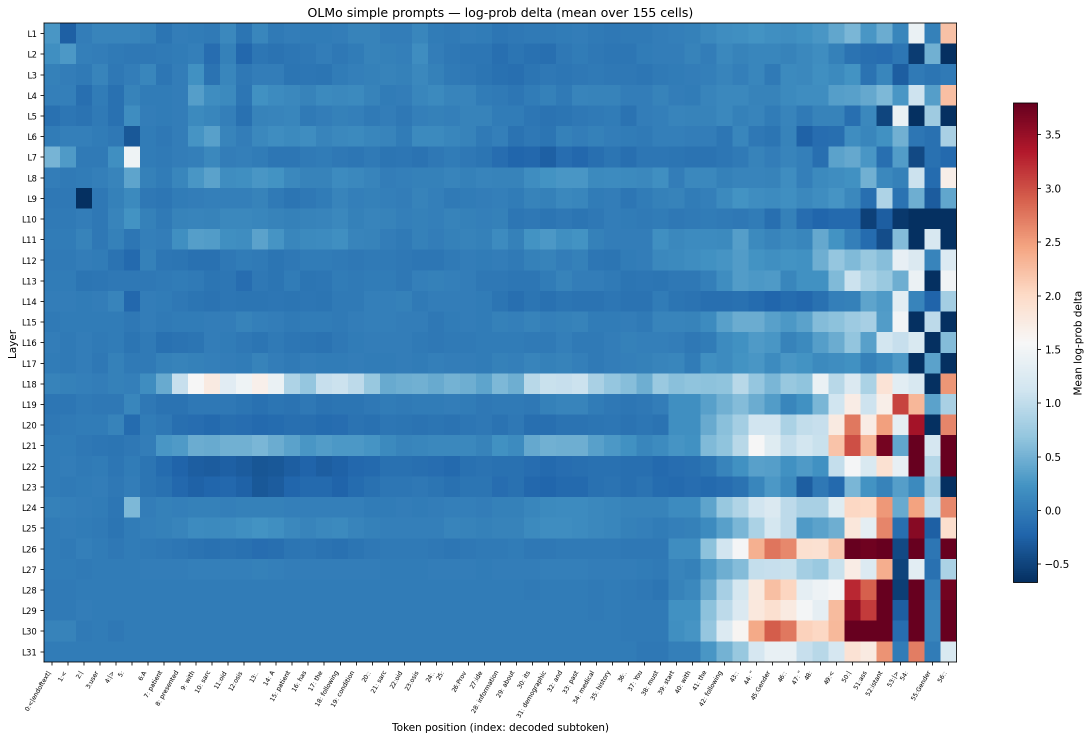
#> input picture Log_delta/fig_token_layer_heatmap_all155_logdelta.png, 2183 x 1481 px (shown at 1/2 size)
$ python recolor_fig5_palette.py ../Log_delta/fig_token_layer_heatmap_all155_logdelta.png ../Log_delta/layer_mean_logdelta_bar_all155.png
#> lines starting #> are read from the running program, lines starting #| are printed output that depends on the picture
"""Recolor the fig5 combined heatmap at the pixel level.

Usage:
    python recolor_fig5_palette.py <source.png> <dest.png>

The committed _redpink.png was produced from the UNFILTERED fig5 render
(commit f0a910e), not from the current HEAD version, which carries the
L3-L21 / top-18-token display filtering added in 9b0a178. To reproduce it:

    git show f0a910e:paper_figures/fig5_mlp_heatmaps_combined_asthma_ra.png > /tmp/src.png
    python recolor_fig5_palette.py /tmp/src.png \
        paper_figures/fig5_mlp_heatmaps_combined_asthma_ra_redpink.png


Nothing is re-plotted: the source PNG's layout, tokens, values, fonts and
gridlines are preserved bit-for-bit. Each heatmap pixel's colour is inverted
back to its position t in [-1,1] on the ORIGINAL green/orange ramp, then
re-emitted through the new red/pink ramp. Pixels that don't lie on the original
ramp (text, axes, white background) are left untouched.
"""
import sys
import numpy as np
from PIL import Image

SRC, DST = sys.argv[1], sys.argv[2]

# Original plotly ramp used by fig5: orange(-1) -> #f1f1f1(0) -> green(+1)
OLD = [(0.0,"#de3e00"),(1/6,"#f08056"),(2/6,"#f8b9a1"),(0.5,"#f1f1f1"),
       (4/6,"#aecdc2"),(5/6,"#6aaa96"),(1.0,"#488f31")]
# New ramp, same structure: dark red(-1) -> #f1f1f1(0) -> pink(+1)
NEW = [(0.0,"#8f0707"),(1/6,"#be6c65"),(2/6,"#d3a8a4"),(0.5,"#f1f1f1"),
       (4/6,"#d7c2c1"),(5/6,"#de99a1"),(1.0,"#de6e8c")]

def hex2rgb(h):
    h=h.lstrip("#"); return tuple(int(h[i:i+2],16) for i in (0,2,4))

def ramp(stops, n=2001):
    """Densely sample a plotly-style piecewise-linear colour ramp."""
#> called with n = 2001
    pos=np.array([p for p,_ in stops]); cols=np.array([hex2rgb(c) for _,c in stops],float)
    t=np.linspace(0,1,n)
    out=np.zeros((n,3))
    for k in range(3):
        out[:,k]=np.interp(t,pos,cols[:,k])
    return t,out

t_old,C_old = ramp(OLD)
t_new,C_new = ramp(NEW)

im=Image.open(SRC).convert("RGB")
a=np.array(im).astype(np.int16)
h,w,_=a.shape
#> h = 1481; w = 2183
flat=a.reshape(-1,3)

# Map each unique colour once -- far faster than per-pixel, and exact.
uniq,inv=np.unique(flat,axis=0,return_inverse=True)
#> uniq = 819 rows, first 8: [0, 0, 0], [0, 1, 2], [0, 8, 16], [1, 1, 1], [1, 3, 5], [1, 8, 16], [1, 8, 17], [1, 9, 17]
print(f"{SRC}: {w}x{h}, {len(uniq)} unique colours")
#| ../Log_delta/fig_token_layer_heatmap_all155_logdelta.png: 2183x1481, 819 unique colours

# Nearest point on the original ramp, in RGB space.
d=np.linalg.norm(uniq[:,None,:].astype(float)-C_old[None,:,:],axis=2)
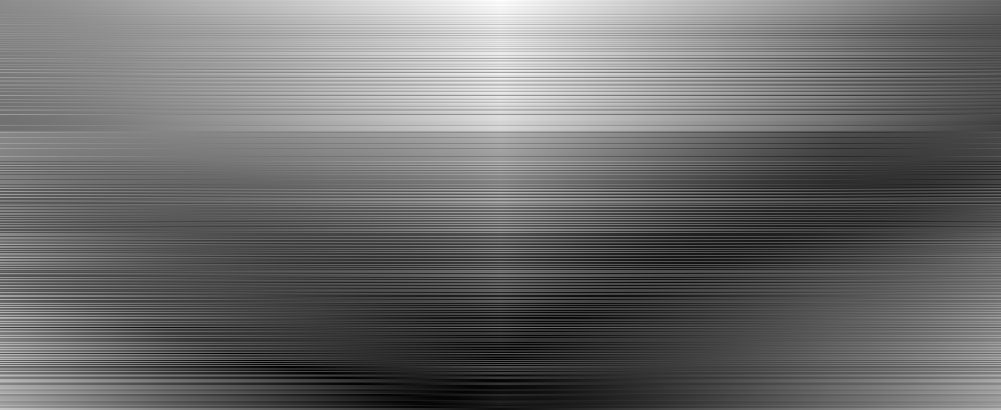
#> d: shape (819, 2001) float64 (shown at 1/2 size); min 0, max 417.4, mean 176.6; drawn with min black and max white
idx=np.argmin(d,axis=1)
#> idx = 819 values, max 2000 at index 0, min 0 at index 379, mean 1415
dist=d[np.arange(len(uniq)),idx]
#> dist = 819 values, max 167.4 at index 0, min 0 at index 718, mean 67.16

# Only recolour what genuinely sits on the original ramp. Text (#2a3f5f),
# pure white and antialiased edges fall outside this tolerance and survive.
TOL=10.0
on=dist<=TOL
lut=uniq.copy()
#> lut has the same summary as uniq
lut[on]=np.rint(C_new[idx[on]]).astype(np.int16)
print(f"  recoloured {on.sum()} / {len(uniq)} unique colours")
#|   recoloured 137 / 819 unique colours

out=lut[inv].reshape(h,w,3).astype(np.uint8)
Image.fromarray(out).save(DST)
print("wrote",DST)
